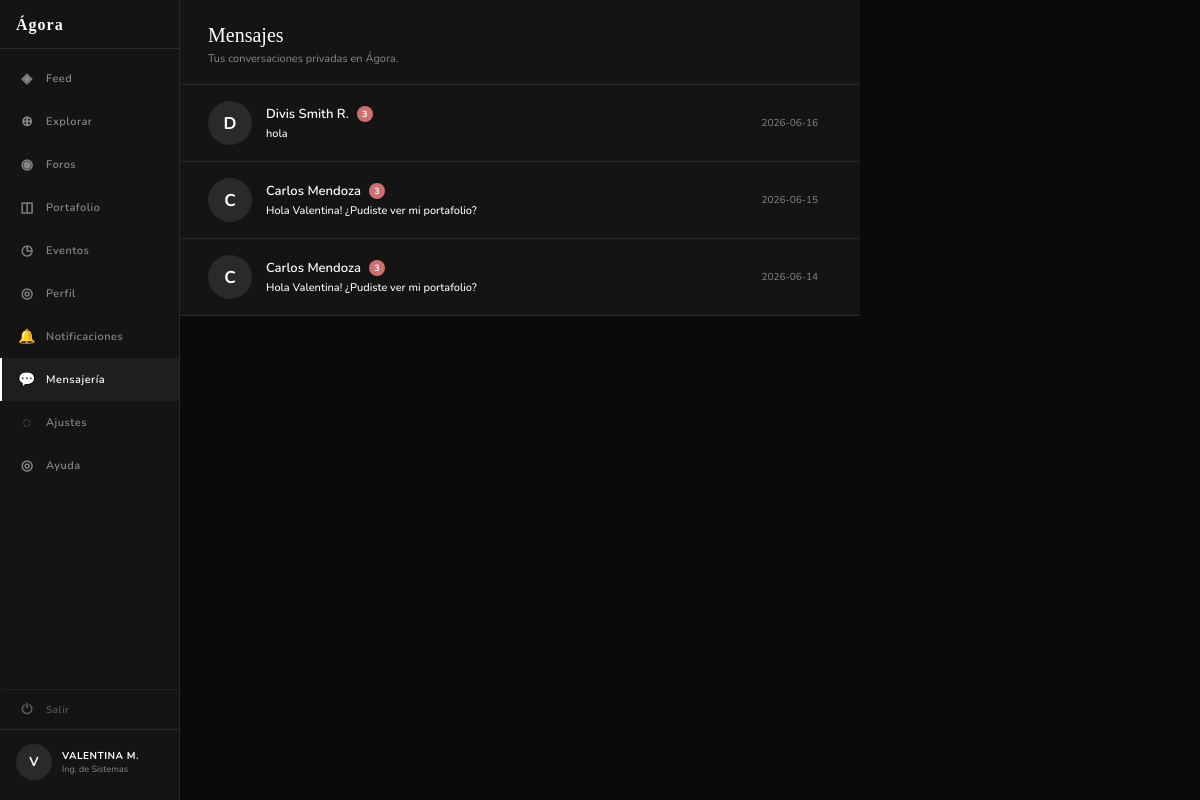
Page /mensajes (signed in) on the committed database.
### tables this page shows
CREATE TABLE usuarios (
    id           INTEGER PRIMARY KEY AUTOINCREMENT,
    nombre       TEXT    NOT NULL,
    correo       TEXT    NOT NULL UNIQUE,
    password     TEXT    NOT NULL,
    carrera      TEXT,
    universidad  TEXT,
    semestre     INTEGER,
    bio          TEXT,
    avatar_url   TEXT,
    rol          TEXT    NOT NULL DEFAULT 'estudiante',
                         -- 'estudiante' | 'moderador' | 'admin'
    verificado   INTEGER NOT NULL DEFAULT 0,   -- 1 = verificado
    activo       INTEGER NOT NULL DEFAULT 1,   -- 0 = suspendido/baneado
    creado_en    DATETIME DEFAULT CURRENT_TIMESTAMP
);

CREATE TABLE conversaciones (
    id           INTEGER PRIMARY KEY AUTOINCREMENT,
    creado_en    DATETIME DEFAULT CURRENT_TIMESTAMP,
    ultimo_msg   DATETIME DEFAULT CURRENT_TIMESTAMP
);

### app.py (the view)
@app.route('/mensajes')
@login_required
def mensajes():
    conn = get_db()
    convs = conn.execute("""
        SELECT
            c.id,
            c.ultimo_msg,
            u.id     AS otro_id,
            u.nombre AS otro_nombre,
            (SELECT m2.contenido FROM mensajes m2
             WHERE m2.conversacion_id = c.id
             ORDER BY m2.creado_en DESC LIMIT 1) AS ultimo_texto,
            (SELECT COUNT(*) FROM mensajes m3
             WHERE m3.conversacion_id = c.id
               AND m3.autor_id != :me
               AND m3.leido = 0) AS no_leidos
        FROM conversaciones c
        JOIN participantes_conversacion pc  ON pc.conversacion_id = c.id
                                          AND pc.usuario_id = :me
                                          AND pc.archivada = 0
        JOIN participantes_conversacion pc2 ON pc2.conversacion_id = c.id
                                          AND pc2.usuario_id != :me
        JOIN usuarios u ON u.id = pc2.usuario_id
        ORDER BY c.ultimo_msg DESC
    """, {'me': session['user_id']}).fetchall()
    conn.close()
    return render_template('mensajes/lista.html',
                           pagina_activa='mensajes',
                           conversaciones=convs)

### app.py (called while the page is built)
def get_db():
    conn = sqlite3.connect(DB)
    conn.row_factory = sqlite3.Row
    return conn

def login_required(f):
    from functools import wraps
    @wraps(f)
    def decorated(*args, **kwargs):
        if not session.get('user_id'):
            return redirect(url_for('login'))
        return f(*args, **kwargs)
    return decorated

### templates/mensajes/lista.html (shortened to what this page needs)
{% extends "compartidos/base.html" %}
{% block content %}
<div class="msgs-layout">
  {% include 'compartidos/sidebar.html' %}
  <main class="msgs-main">
    <div class="msgs-header">
      <h1>Mensajes </h1>
      <p>Tus conversaciones privadas en Ágora.</p>
    </div>
    {% if conversaciones %}
      <div class="conv-lista" id="conv-lista">
        {% for c in conversaciones %}
          <a class="conv-item {% if c.no_leidos > 0 %}no-leido{% endif %}"
             href="{{ url_for('ver_chat', otro_id=c.otro_id) }}"
             id="conv-{{ c.id }}">
            <div class="conv-av">{{ c.otro_nombre[0].upper() }}</div>
            <div class="conv-info">
              <div class="conv-nombre">
                {{ c.otro_nombre }}
                {% if c.no_leidos > 0 %}
                  <span class="conv-badge" id="badge-{{ c.id }}">{{ c.no_leidos }}</span>
                {% else %}
                  <span class="conv-badge" id="badge-{{ c.id }}" style="display:none">0</span>
                {% endif %}
              </div>
              <div class="conv-preview" id="preview-{{ c.id }}">
                {{ c.ultimo_texto or 'Sin mensajes aún' }}
              </div>
            </div>
            <div class="conv-tiempo" id="tiempo-{{ c.id }}">
              {{ c.ultimo_msg[:10] if c.ultimo_msg else '' }}
            </div>
          </a>
        {% endfor %}
      </div>
    {% else %}
      <div class="msgs-vacio">
        <span>💬</span>
        <p>Aún no tienes conversaciones.<br>
           Visita el perfil de alguien y escríbele desde ahí.</p>
      </div>
    {% endif %}
  </main>
</div>
{% endblock %}

### templates/compartidos/sidebar.html (shortened to what this page needs)
<aside class="sidebar">
  <div class="sidebar-top">
    <div class="sidebar-logo">Ágora</div>
    <nav class="sidebar-nav">
      <a class="nav-item {% if pagina_activa == 'feed' %}active{% endif %}"
         href="{{ url_for('feed') }}">
        <span class="nav-icon">◈</span> Feed
      </a>
      <a class="nav-item {% if pagina_activa == 'explorar' %}active{% endif %}"
         href="{{ url_for('explorar') }}">
        <span class="nav-icon">⊕</span> Explorar
      </a>
      <a class="nav-item {% if pagina_activa == 'foros' %}active{% endif %}"
         href="{{ url_for('foros') }}">
        <span class="nav-icon">◉</span> Foros
      </a>
      <a class="nav-item {% if pagina_activa == 'portafolio' %}active{% endif %}"
         href="{{ url_for('portafolio') }}">
        <span class="nav-icon">◫</span> Portafolio
      </a>
      <a class="nav-item {% if pagina_activa == 'eventos' %}active{% endif %}"
         href="{{ url_for('eventos') }}">
        <span class="nav-icon">◷</span> Eventos
      </a>
      <a class="nav-item {% if pagina_activa == 'perfil' %}active{% endif %}"
         href="{{ url_for('perfil') }}">
        <span class="nav-icon">◎</span> Perfil
      </a>
      <a class="nav-item {% if pagina_activa == 'notificaciones' %}active{% endif %}"
         href="{{ url_for('notificaciones') }}"
         id="nav-notificaciones" style="position:relative;">
        <span class="nav-icon">🔔</span> Notificaciones
      </a>
      <a class="nav-item {% if pagina_activa == 'mensajes' %}active{% endif %}"
         href="{{ url_for('mensajes') }}"
         id="nav-mensajes" style="position:relative;">
        <span class="nav-icon">💬</span> Mensajería
      </a>
      <a class="nav-item {% if pagina_activa == 'ajustes' %}active{% endif %}"
         href="{{ url_for('ajustes') }}">
        <span class="nav-icon">◌</span> Ajustes
      </a>
      <a class="nav-item {% if pagina_activa == 'ayuda' %}active{% endif %}"
         href="{{ url_for('ayuda') }}">
        <span class="nav-icon">◎</span> Ayuda
      </a>
    </nav>
  </div>
  <div class="sidebar-bottom">
    <a class="sidebar-logout" href="{{ url_for('logout') }}"
       onclick="return confirm('¿Cerrar sesión?')">
      <span class="nav-icon">⏻</span> Salir
    </a>
      <div class="sidebar-user">
      <div class="user-avatar">{{ session.nombre[0].upper() }}</div>
      <div class="user-info">
        <div class="user-name">{{ session.nombre.upper() }}</div>
        <div class="user-carrera">{{ session.carrera }}</div>
      </div>
    </div>
  </div>
</aside>

### static/css/style.css (style rules this page uses)
:root { --fondo: #0A0A0A; --panel: #141414; --superficie: #1E1E1E; --borde: #2A2A2A; --texto: #FFFFFF; --texto-dim: #888888; --acento: #FFFFFF; --acento-txt: #0A0A0A; --fuente-body: 'Nunito', sans-serif; --fuente-display: Georgia, serif; }
*, *::before, *::after { box-sizing: border-box; margin: 0; padding: 0; }
body { font-family: var(--fuente-body); background: var(--fondo); color: var(--texto); min-height: 100vh; }
a { text-decoration: none; color: inherit; }
.sidebar { width: 180px; min-width: 180px; height: 100vh; background: var(--panel); border-right: 1px solid var(--borde); display: flex; flex-direction: column; justify-content: space-between; padding: 16px 0 20px; position: sticky; top: 0; overflow-y: auto; flex-shrink: 0; }
.sidebar-top { display: flex; flex-direction: column; }
.sidebar-logo { font-family: var(--fuente-display); font-size: 16px; font-weight: bold; color: var(--texto); letter-spacing: 1px; padding: 0 16px 14px; border-bottom: 1px solid var(--borde); margin-bottom: 8px; }
.sidebar-nav { display: flex; flex-direction: column; }
.nav-item { display: flex; align-items: center; gap: 10px; padding: 12px 16px; font-size: 11px; font-weight: 600; letter-spacing: 0.5px; color: var(--texto-dim); cursor: pointer; transition: background 0.12s, color 0.12s; text-decoration: none; border-left: 2px solid transparent; }
.nav-item.active { background: var(--superficie); color: var(--texto); border-left-color: var(--texto); }
.nav-icon { font-size: 14px; width: 18px; text-align: center; flex-shrink: 0; }
.sidebar-bottom { display: flex; flex-direction: column; }
.sidebar-logout { display: flex; align-items: center; gap: 10px; padding: 10px 16px; font-size: 10px; font-weight: 600; letter-spacing: 0.5px; color: var(--texto-dim); text-decoration: none; border-top: 1px solid var(--borde); border-left: 2px solid transparent; transition: background 0.12s, color 0.12s; opacity: 0.6; }
.sidebar-user { padding: 14px 16px 0; border-top: 1px solid var(--borde); display: flex; align-items: center; gap: 10px; }
.user-avatar { width: 36px; height: 36px; border-radius: 50%; background: var(--borde); display: flex; align-items: center; justify-content: center; font-size: 13px; font-weight: 700; color: var(--texto); flex-shrink: 0; }
.user-info { min-width: 0; }
.user-name { font-size: 10px; font-weight: 700; color: var(--texto); letter-spacing: 0.5px; white-space: nowrap; overflow: hidden; text-overflow: ellipsis; }
.user-carrera { font-size: 9px; color: var(--texto-dim); white-space: nowrap; overflow: hidden; text-overflow: ellipsis; }

### templates/mensajes/lista.html (style rules this page uses)
.msgs-layout { display:flex; min-height:100vh; }
.msgs-main { flex:1; max-width:680px; display:flex; flex-direction:column; }
.msgs-header { padding:24px 28px 18px; border-bottom:1px solid var(--borde); background:var(--panel); flex-shrink:0; }
.msgs-header h1 { font-family:var(--fuente-display); font-size:20px; font-weight:normal; color:var(--texto); }
.msgs-header p { font-size:11px; color:var(--texto-dim); margin-top:4px; }
.conv-lista { flex:1; overflow-y:auto; }
.conv-item { display:flex; align-items:center; gap:14px; padding:16px 28px; border-bottom:1px solid var(--borde); text-decoration:none; color:var(--texto); transition:background .12s; position:relative; }
.conv-item.no-leido { background:var(--panel); }
.conv-av { width:44px; height:44px; border-radius:50%; background:var(--borde); display:flex; align-items:center; justify-content:center; font-size:17px; font-weight:700; color:var(--texto); flex-shrink:0; }
.conv-info { flex:1; min-width:0; }
.conv-nombre { font-size:13px; font-weight:600; color:var(--texto); display:flex; align-items:center; gap:8px; margin-bottom:3px; }
.conv-badge { background:#cf6f6f; color:#fff; font-size:9px; font-weight:700; min-width:16px; height:16px; border-radius:8px; display:inline-flex; align-items:center; justify-content:center; padding:0 4px; line-height:1; }
.conv-preview { font-size:11px; color:var(--texto-dim); white-space:nowrap; overflow:hidden; text-overflow:ellipsis; max-width:360px; }
.conv-item.no-leido .conv-preview { color:var(--texto); font-weight:500; }
.conv-tiempo { font-size:10px; color:var(--texto-dim); flex-shrink:0; }

### rows in the picture
usuarios: carrera "Ing. de Sistemas"
conversaciones: nombre "D", otro_nombre "Divis Smith R.", no_leidos "3", ultimo_texto "hola", ultimo_msg "2026-06-16"
conversaciones: nombre "C", otro_nombre "Carlos Mendoza", no_leidos "3", ultimo_texto "Hola Valentina! ¿Pudiste ver mi portafolio?", ultimo_msg "2026-06-15"
conversaciones: nombre "C", otro_nombre "Carlos Mendoza", no_leidos "3", ultimo_texto "Hola Valentina! ¿Pudiste ver mi portafolio?", ultimo_msg "2026-06-14"

### other values in the picture
{{ session.nombre[0].upper() }} "V"
{{ session.nombre.upper() }} "VALENTINA M."
